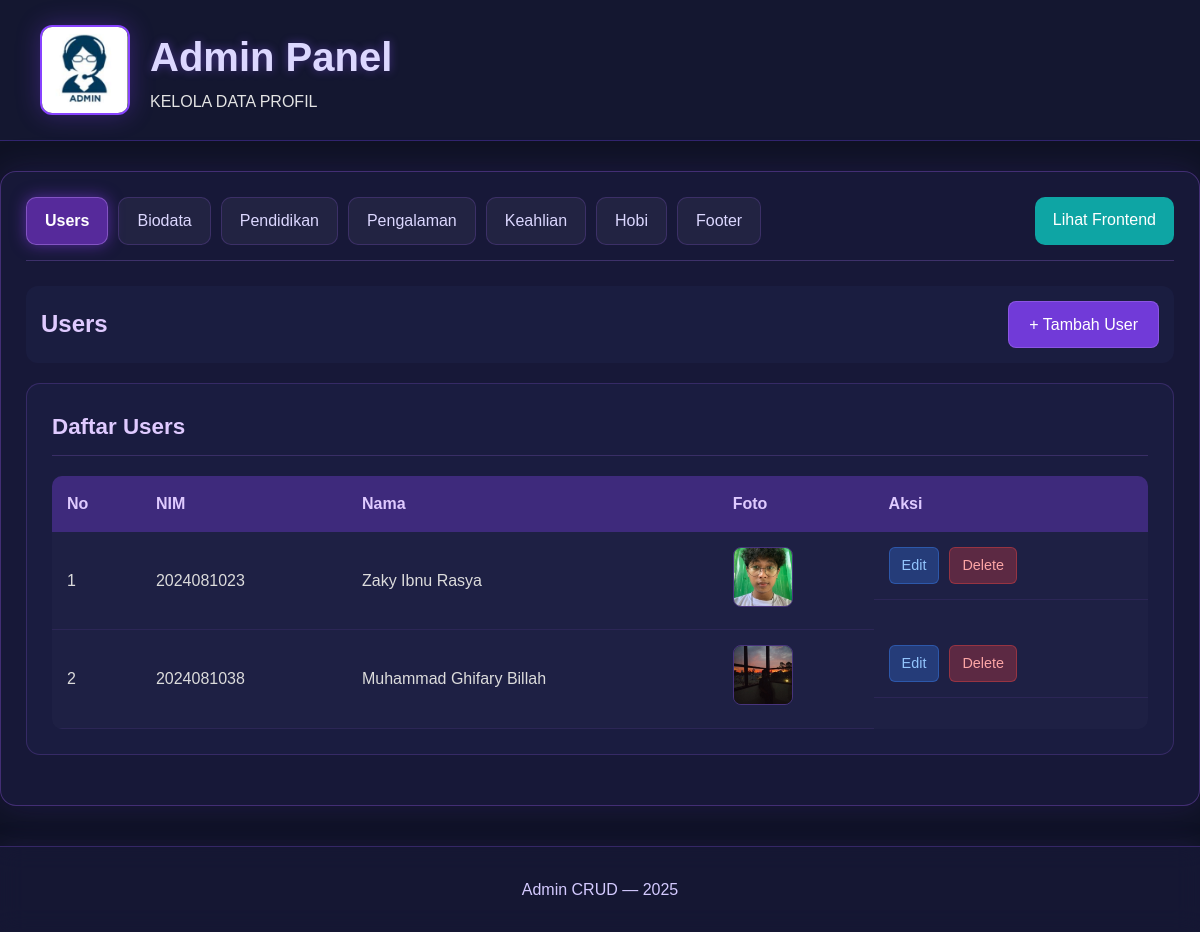
The page /admin_personil.php on the database its author committed.
### tables this page shows
CREATE TABLE `users` (
  `id` int(11) NOT NULL,
  `nim` varchar(50) NOT NULL,
  `nama` varchar(200) NOT NULL,
  `foto` varchar(255) DEFAULT NULL,
  `created_at` timestamp NOT NULL DEFAULT current_timestamp()
);

### admin_personil.php (the view, shortened to what this page needs)
<?php
require 'koneksi.php';
$uploadDir = __DIR__ . '/uploads/';
function esc($s){ return htmlspecialchars($s); }
$tab = isset($_GET['tab']) ? $_GET['tab'] : 'users';
$allowedTabs = ['users','biodata','pendidikan','pengalaman','keahlian','hobi','footer'];
$all = [];
foreach ($allowedTabs as $t) {
    $q = $mysqli->query("SELECT * FROM {$t} ORDER BY created_at DESC");
    $all[$t] = $q ? $q->fetch_all(MYSQLI_ASSOC) : [];
}
?>
<!doctype html>
<html lang="id">
<head>
<link rel="stylesheet" href="style.css" />
</head>
<body>
<header class="site-header">
  <div class="header-inner">
    <img src="admin.jpeg" alt="Admin Logo" class="WIN2025">
    <div>
      <h1 class="site-title">Admin Panel</h1>
      <p class="site-sub">KELOLA DATA PROFIL</p>
    </div>
  </div>
</header>
<div class="admin-container">
  <div class="tab-nav">
    <?php foreach($allowedTabs as $t): ?>
      <a href="?tab=<?php echo $t; ?>" class="<?php echo ($t===$tab)?'active':''; ?>"><?php echo ucfirst($t); ?></a>
    <?php endforeach; ?>
    <a href="index.php" class="back-to-site">Lihat Frontend</a>
  </div>
  <?php if ($tab === 'users'): ?>
    <div class="toolbar">
      <h2>Users</h2>
      <a href="?tab=users&action=add" class="btn-add">+ Tambah User</a>
    </div>
    <div class="admin-card">
      <h3>Daftar Users</h3>
      <?php if (!empty($all['users'])): ?>
        <table class="admin-table">
          <thead>
            <tr>
              <th>No</th>
              <th>NIM</th>
              <th>Nama</th>
              <th>Foto</th>
              <th>Aksi</th>
            </tr>
          </thead>
          <tbody>
            <?php $i=1; foreach($all['users'] as $r): ?>
              <tr>
                <td><?php echo $i++; ?></td>
                <td><?php echo esc($r['nim']); ?></td>
                <td><?php echo esc($r['nama']); ?></td>
                <td>
                  <?php if(!empty($r['foto']) && file_exists($uploadDir.$r['foto'])): ?>
                    <img src="<?php echo 'uploads/'.esc($r['foto']); ?>" alt="foto" class="table-photo">
                  <?php else: ?>
                    <span class="no-photo">-</span>
                  <?php endif; ?>
                </td>
                <td class="table-actions">
                  <a href="?tab=users&action=edit&id=<?php echo $r['id']; ?>" class="btn-edit">Edit</a>
                  <a href="?tab=users&action=delete&id=<?php echo $r['id']; ?>" class="btn-delete" onclick="return confirm('Hapus user ini?')">Delete</a>
                </td>
              </tr>
            <?php endforeach; ?>
          </tbody>
        </table>
      <?php else: ?>
        <p class="no-data">Belum ada data users.</p>
      <?php endif; ?>
    </div>
  <?php endif; ?>
</div>
<footer class="site-footer">
  <div class="footer-center">
    <p>Admin CRUD — <?php echo date('Y'); ?></p>
  </div>
</footer>
</body>
</html>

### style.css (style rules this page uses)
* { margin: 0; padding: 0; box-sizing: border-box; }
body { font-family: "Poppins", sans-serif; background: #0f1224; color: #e4e4e4; line-height: 1.6; }
.site-header { width: 100%; background: rgba(22, 25, 50, 0.9); padding: 25px 40px; border-bottom: 1px solid rgba(120, 70, 255, 0.3); backdrop-filter: blur(10px); }
.header-inner { display: flex; align-items: center; gap: 20px; }
.WIN2025 { width: 90px; height: 90px; border-radius: 12px; object-fit: cover; border: 2px solid #8743ff; box-shadow: 0 0 25px rgba(135, 67, 255, 0.3); }
.site-title { font-size: 2.5rem; font-weight: 700; color: #dcd7ff; text-shadow: 0 0 10px rgba(140, 87, 255, 0.4); }
.site-footer { margin-top: 40px; background: rgba(25, 27, 60, 0.65); border-top: 1px solid rgba(150, 90, 255, 0.25); padding: 25px; text-align: center; color: #d4caff; backdrop-filter: blur(12px); box-shadow: 0 0 25px rgba(90, 60, 200, 0.15); }
.site-footer p { margin: 5px 0; font-size: 1rem; }

### admin_personil.php (style rules this page uses)
.admin-container { max-width: 1300px; margin: 30px auto; padding: 25px; background: rgba(25, 27, 60, 0.85); border-radius: 16px; border: 1px solid rgba(170, 100, 255, 0.3); box-shadow: 0 0 35px rgba(90, 60, 200, 0.2); backdrop-filter: blur(15px); }
.tab-nav { display: flex; gap: 10px; flex-wrap: wrap; margin-bottom: 25px; padding-bottom: 15px; border-bottom: 1px solid rgba(180, 120, 255, 0.25); }
.tab-nav a { padding: 10px 18px; border-radius: 10px; text-decoration: none; background: rgba(255, 255, 255, 0.05); color: #dcd7ff; border: 1px solid rgba(170, 100, 255, 0.2); transition: all 0.3s ease; font-weight: 500; }
.tab-nav a.active { background: rgba(150, 60, 255, 0.5); color: #fff; font-weight: 600; box-shadow: 0 0 15px rgba(150, 60, 255, 0.5); border: 1px solid rgba(200, 150, 255, 0.4); }
.tab-nav a.back-to-site { background: #0ea5a4; color: white; margin-left: auto; border: none; }
.toolbar { display: flex; justify-content: space-between; align-items: center; margin-bottom: 20px; padding: 15px; background: rgba(30, 32, 70, 0.6); border-radius: 12px; }
.toolbar h2 { color: #dfcaff; font-size: 1.5rem; margin: 0; }
.btn-add { background: rgba(135, 67, 255, 0.8); color: white; padding: 10px 20px; border-radius: 8px; text-decoration: none; font-weight: 500; transition: all 0.3s; border: 1px solid rgba(200, 150, 255, 0.3); }
.admin-card { background: rgba(30, 32, 70, 0.6); padding: 25px; border-radius: 14px; border: 1px solid rgba(170, 100, 255, 0.2); margin-bottom: 25px; }
.admin-card h3 { color: #dfcaff; margin-bottom: 20px; font-size: 1.4rem; border-bottom: 1px solid rgba(180, 120, 255, 0.2); padding-bottom: 10px; }
.admin-table { width: 100%; border-collapse: collapse; margin-top: 15px; background: rgba(255, 255, 255, 0.02); border-radius: 10px; overflow: hidden; }
.admin-table th { background: rgba(135, 67, 255, 0.3); color: #dfcaff; padding: 15px; text-align: left; font-weight: 600; }
.admin-table td { padding: 15px; border-bottom: 1px solid rgba(170, 100, 255, 0.1); color: #dcdcdc; }
.table-photo { width: 60px; height: 60px; object-fit: cover; border-radius: 8px; border: 1px solid rgba(170, 100, 255, 0.3); }
.table-actions { display: flex; gap: 10px; }
.btn-edit { padding: 6px 12px; background: rgba(59, 130, 246, 0.3); color: #93c5fd; border-radius: 6px; text-decoration: none; border: 1px solid rgba(59, 130, 246, 0.4); font-size: 0.9rem; transition: all 0.3s; }
.btn-delete { padding: 6px 12px; background: rgba(239, 68, 68, 0.3); color: #fca5a5; border-radius: 6px; text-decoration: none; border: 1px solid rgba(239, 68, 68, 0.4); font-size: 0.9rem; transition: all 0.3s; }

### rows shown on the page
users: nim "2024081023", nama "Zaky Ibnu Rasya", foto (picture)
users: nim "2024081038", nama "Muhammad Ghifary Billah", foto (picture)

### other values the page prints
$t "Users"
$t "Biodata"
$t "Pendidikan"
$t "Pengalaman"
$t "Keahlian"
$t "Hobi"
$t "Footer"
